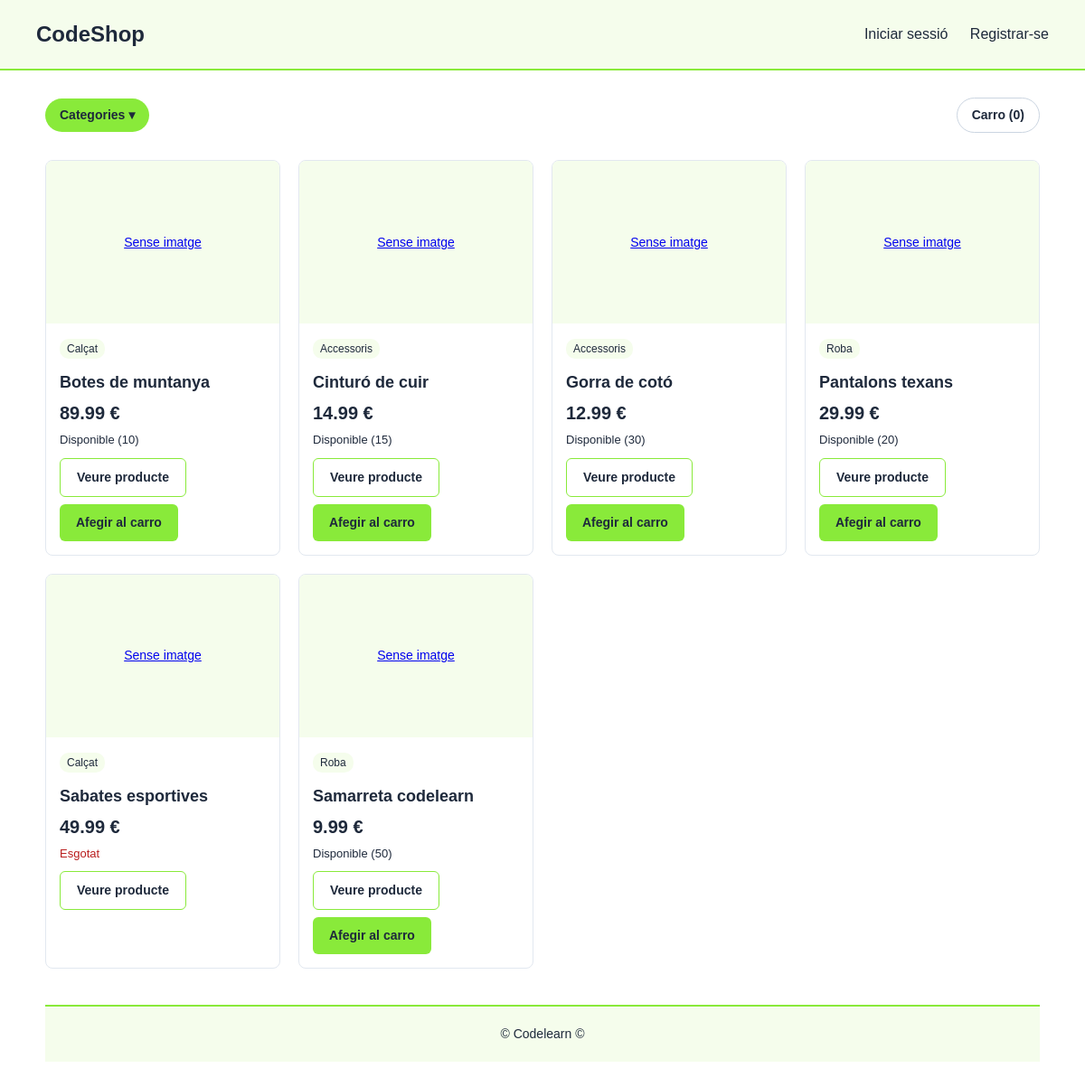
The page / on the database its author committed.
### tables this page shows
CREATE TABLE productes (
    id           INT AUTO_INCREMENT PRIMARY KEY,
    nom          VARCHAR(200)   NOT NULL,
    descripcio   TEXT,
    preu         DECIMAL(10,2)  NOT NULL,
    estoc        INT            NOT NULL DEFAULT 0,
    imatge       VARCHAR(255),
    categoria_id INT,
    creat_a      TIMESTAMP DEFAULT CURRENT_TIMESTAMP,
    FOREIGN KEY (categoria_id) REFERENCES categories(id) ON DELETE SET NULL
);

CREATE TABLE categories (
    id  INT AUTO_INCREMENT PRIMARY KEY,
    nom VARCHAR(100) NOT NULL
);

### includes/auth.php (called while the page is built, shortened)
<?php
function esAdmin(): bool {
    return isset($_SESSION['rol']) && $_SESSION['rol'] === 'admin';
}

### index.php (the view, shortened to what this page needs)
<?php
require_once 'includes/db.php';
require_once 'includes/auth.php';
$sql = "SELECT p.*, c.nom AS categoria_nom
        FROM productes p
        LEFT JOIN categories c ON p.categoria_id = c.id";
$params = [];
$sql .= " ORDER BY p.nom ASC";
$stmt = $pdo->prepare($sql);
$stmt->execute($params);
$productes = $stmt->fetchAll();
require_once 'includes/header.php';
?>
<section class="filtres">
    <details class="desplegable-categories">
        <summary>Categories ▾</summary>
    </details>
    <?php if (!esAdmin()): ?>
        <a href="carro.php" class="carro-enllac">
            Carro (<?= array_sum($_SESSION['carro'] ?? []) ?>)
        </a>
    <?php endif; ?>
</section>
<section class="productes-graella">
    <?php if (empty($productes)): ?>
        <p class="missatge-buit">No hi ha productes disponibles.</p>
    <?php else: ?>
        <?php foreach ($productes as $producte): ?>
            <article class="producte-targeta">
                <a href="producte.php?id=<?= $producte['id'] ?>" class="producte-imatge">
                    <?php if ($producte['imatge']): ?>
                        <img src="uploads/<?= htmlspecialchars($producte['imatge']) ?>"
                             alt="<?= htmlspecialchars($producte['nom']) ?>">
                    <?php else: ?>
                        <div class="imatge-buida">Sense imatge</div>
                    <?php endif; ?>
                </a>
                <div class="producte-info">
                    <span class="categoria"><?= htmlspecialchars($producte['categoria_nom'] ?? 'Sense categoria') ?></span>
                    <h2><?= htmlspecialchars($producte['nom']) ?></h2>
                    <p class="preu"><?= number_format($producte['preu'], 2) ?> €</p>
                    <?php if ($producte['estoc'] > 0): ?>
                        <span class="estoc disponible">Disponible (<?= $producte['estoc'] ?>)</span>
                    <?php else: ?>
                        <span class="estoc esgotat">Esgotat</span>
                    <?php endif; ?>
                    <a href="producte.php?id=<?= $producte['id'] ?>" class="boto boto-blanc">
                        Veure producte
                    </a>
                    <?php if ($producte['estoc'] > 0 && !esAdmin()): ?>
                        <a href="afegir_carro.php?id=<?= $producte['id'] ?>" class="boto boto-carro">
                            Afegir al carro
                        </a>
                    <?php endif; ?>
                </div>
            </article>
        <?php endforeach; ?>
    <?php endif; ?>
</section>
<?php
require_once 'includes/footer.php';
?>

### css/estils.css (style rules this page uses)
body { background-color: #fff; color: #1e293b; font-family: Arial, sans-serif; margin: 0; line-height: 1.5; }
h2 { margin-top: 0; }
.filtres { margin-bottom: 30px; display: flex; justify-content: space-between; align-items: center; gap: 10px; }
.desplegable-categories { position: relative; }
.desplegable-categories summary { list-style: none; cursor: pointer; background-color: #89ea3a; color: #1e293b; padding: 8px 16px; border-radius: 20px; font-size: 14px; font-weight: bold; }
.filtres a { background-color: #fff; color: #1e293b; border: 1px solid #cbd5e1; padding: 8px 16px; border-radius: 20px; text-decoration: none; font-size: 14px; }
.carro-enllac { font-weight: bold; }
.productes-graella { display: grid; grid-template-columns: repeat(auto-fill, minmax(240px, 1fr)); gap: 20px; }
.producte-targeta { border: 1px solid #e2e8f0; border-radius: 8px; overflow: hidden; }
.producte-imatge { display: block; }
.producte-targeta img, .imatge-buida { width: 100%; height: 180px; object-fit: cover; display: block; }
.imatge-buida { background-color: #f5fdec; display: flex; align-items: center; justify-content: center; font-size: 14px; }
.producte-info { padding: 15px; }
.producte-info h2 { font-size: 18px; margin: 5px 0; }
.categoria { display: inline-block; background-color: #f5fdec; font-size: 12px; padding: 2px 8px; border-radius: 10px; margin-bottom: 8px; }
.preu { font-size: 20px; font-weight: bold; margin: 5px 0; }
.estoc { display: block; font-size: 13px; margin-bottom: 10px; }
.estoc.esgotat { color: #b91c1c; }
.boto { display: inline-block; background-color: #89ea3a; color: #1e293b; padding: 10px 18px; border: none; border-radius: 6px; text-decoration: none; font-size: 14px; font-weight: bold; cursor: pointer; }
.boto-blanc { background-color: #fff; border: 1px solid #89ea3a; }
.boto-carro { display: block; width: fit-content; margin-top: 8px; }

### rows shown on the page
productes: shows "Sense imatge", categoria.nom "Calçat", nom "Botes de muntanya", preu "89.99", estoc "10"
productes: shows "Sense imatge", categoria.nom "Accessoris", nom "Cinturó de cuir", preu "14.99", estoc "15"
productes: shows "Sense imatge", categoria.nom "Accessoris", nom "Gorra de cotó", preu "12.99", estoc "30"
productes: shows "Sense imatge", categoria.nom "Roba", nom "Pantalons texans", preu "29.99", estoc "20"
productes: shows "Sense imatge", categoria.nom "Calçat", nom "Sabates esportives", preu "49.99", estoc "Esgotat"
productes: shows "Sense imatge", categoria.nom "Roba", nom "Samarreta codelearn", preu "9.99", estoc "50"

### other values the page prints
$titol "CodeShop"
array_sum($_SESSION['carro'] ?? []) "0"
